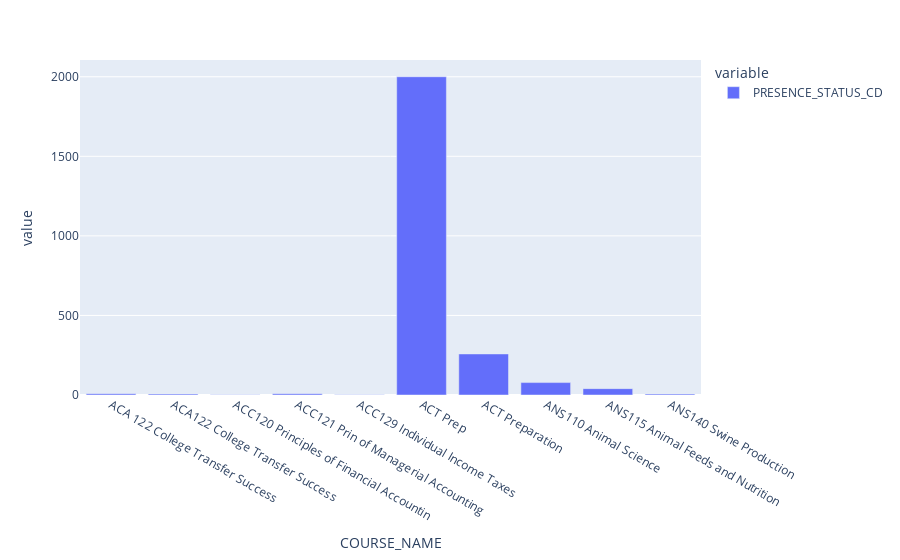

Write notebook code for a chart like this one.
### Code cell
df_grade_absent.groupby("COURSE_NAME").count()["PRESENCE_STATUS_CD"][0:10].plot(
    kind="bar"
)

### Figure 1 — Plotly figure (JSON) as saved in the notebook; plotly's stock layout.template omitted (floating-point values rounded to 4 significant figures)
{"data": [{"alignmentgroup": "True", "hovertemplate": "variable=PRESENCE_STATUS_CD<br>COURSE_NAME=%{x}<br>value=%{y}<extra></extra>", "legendgroup": "PRESENCE_STATUS_CD", "marker": {"color": "#636efa", "pattern": {"shape": ""}}, "name": "PRESENCE_STATUS_CD", "offsetgroup": "PRESENCE_STATUS_CD", "orientation": "v", "showlegend": true, "textposition": "auto", "type": "bar", "x": ["ACA 122 College Transfer Success", "ACA122 College Transfer Success", "ACC120 Principles of Financial Accountin", "ACC121 Prin of Managerial Accounting", "ACC129 Individual Income Taxes", "ACT Prep", "ACT Preparation", "ANS110 Animal Science", "ANS115 Animal Feeds and Nutrition", "ANS140 Swine Production"], "xaxis": "x", "y": [8, 6, 1, 8, 1, 2000, 258, 78, 40, 6], "yaxis": "y"}], "layout": {"barmode": "relative", "legend": {"title": {"text": "variable"}, "tracegroupgap": 0}, "margin": {"t": 60}, "xaxis": {"anchor": "y", "domain": [0, 1], "title": {"text": "COURSE_NAME"}}, "yaxis": {"anchor": "x", "domain": [0, 1], "title": {"text": "value"}}}}
